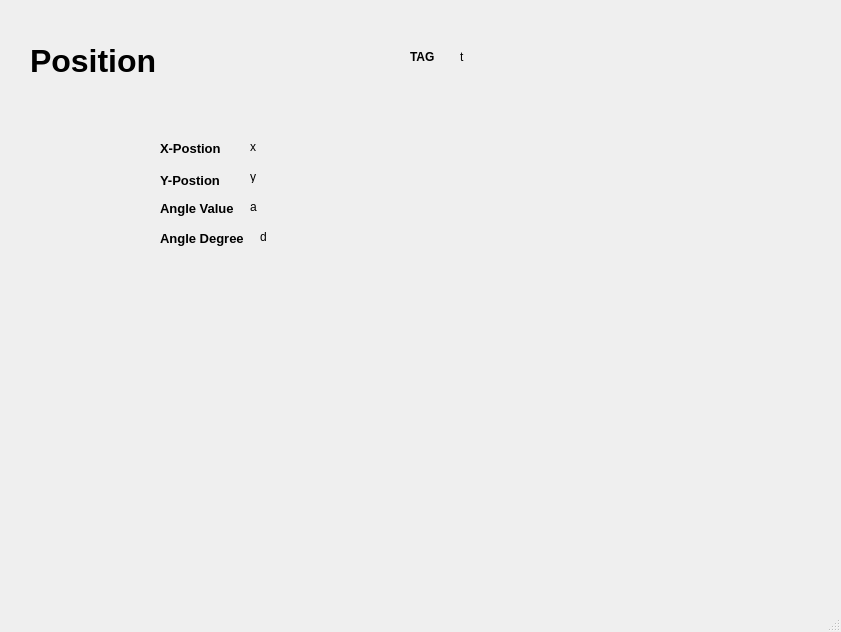
<?xml version="1.0" encoding="UTF-8"?>
<ui version="4.0">
 <class>MainWindow</class>
 <widget class="QMainWindow" name="MainWindow">
  <property name="geometry">
   <rect>
    <x>0</x>
    <y>0</y>
    <width>841</width>
    <height>632</height>
   </rect>
  </property>
  <property name="windowTitle">
   <string>MainWindow</string>
  </property>
  <widget class="QWidget" name="centralwidget">
   <widget class="QStackedWidget" name="stackedWidget">
    <property name="geometry">
     <rect>
      <x>0</x>
      <y>0</y>
      <width>831</width>
      <height>601</height>
     </rect>
    </property>
    <property name="currentIndex">
     <number>2</number>
    </property>
    <widget class="QWidget" name="page">
     <widget class="QLabel" name="label_3">
      <property name="geometry">
       <rect>
        <x>500</x>
        <y>250</y>
        <width>47</width>
        <height>13</height>
       </rect>
      </property>
      <property name="text">
       <string>PORT</string>
      </property>
      <property name="alignment">
       <set>Qt::AlignCenter</set>
      </property>
      <property name="wordWrap">
       <bool>false</bool>
      </property>
     </widget>
     <widget class="QLineEdit" name="lineEdit_2">
      <property name="geometry">
       <rect>
        <x>630</x>
        <y>240</y>
        <width>113</width>
        <height>20</height>
       </rect>
      </property>
     </widget>
     <widget class="QLineEdit" name="lineEdit">
      <property name="geometry">
       <rect>
        <x>630</x>
        <y>190</y>
        <width>113</width>
        <height>20</height>
       </rect>
      </property>
      <property name="text">
       <string/>
      </property>
     </widget>
     <widget class="QLabel" name="label_2">
      <property name="geometry">
       <rect>
        <x>50</x>
        <y>100</y>
        <width>361</width>
        <height>331</height>
       </rect>
      </property>
      <property name="text">
       <string/>
      </property>
      <property name="pixmap">
       <pixmap>C:/Users/aloks/OneDrive/Desktop/Capture.PNG</pixmap>
      </property>
      <property name="scaledContents">
       <bool>false</bool>
      </property>
      <property name="alignment">
       <set>Qt::AlignBottom|Qt::AlignHCenter</set>
      </property>
     </widget>
     <widget class="QLabel" name="label">
      <property name="geometry">
       <rect>
        <x>510</x>
        <y>190</y>
        <width>91</width>
        <height>21</height>
       </rect>
      </property>
      <property name="text">
       <string>IP ADDRESS</string>
      </property>
     </widget>
     <widget class="QPushButton" name="pushButton">
      <property name="geometry">
       <rect>
        <x>500</x>
        <y>330</y>
        <width>261</width>
        <height>51</height>
       </rect>
      </property>
      <property name="text">
       <string>CONNECT</string>
      </property>
     </widget>
    </widget>
    <widget class="QWidget" name="page_2">
     <widget class="QPushButton" name="pushButton_2">
      <property name="geometry">
       <rect>
        <x>40</x>
        <y>60</y>
        <width>71</width>
        <height>81</height>
       </rect>
      </property>
      <property name="text">
       <string>Position</string>
      </property>
     </widget>
     <widget class="QPushButton" name="pushButton_3">
      <property name="geometry">
       <rect>
        <x>40</x>
        <y>160</y>
        <width>71</width>
        <height>91</height>
       </rect>
      </property>
      <property name="text">
       <string>Image</string>
      </property>
     </widget>
     <widget class="QLabel" name="label_4">
      <property name="geometry">
       <rect>
        <x>-4</x>
        <y>-8</y>
        <width>871</width>
        <height>611</height>
       </rect>
      </property>
      <property name="text">
       <string/>
      </property>
      <property name="pixmap">
       <pixmap>C:/Users/aloks/OneDrive/Desktop/main.PNG</pixmap>
      </property>
      <property name="scaledContents">
       <bool>true</bool>
      </property>
     </widget>
     <zorder>label_4</zorder>
     <zorder>pushButton_2</zorder>
     <zorder>pushButton_3</zorder>
    </widget>
    <widget class="QWidget" name="page_3">
     <widget class="QLabel" name="label_5">
      <property name="geometry">
       <rect>
        <x>30</x>
        <y>40</y>
        <width>141</width>
        <height>41</height>
       </rect>
      </property>
      <property name="font">
       <font>
        <pointsize>24</pointsize>
        <weight>75</weight>
        <bold>true</bold>
       </font>
      </property>
      <property name="text">
       <string>Position</string>
      </property>
     </widget>
     <widget class="QLabel" name="label_7">
      <property name="geometry">
       <rect>
        <x>160</x>
        <y>140</y>
        <width>71</width>
        <height>16</height>
       </rect>
      </property>
      <property name="font">
       <font>
        <pointsize>10</pointsize>
        <weight>75</weight>
        <bold>true</bold>
       </font>
      </property>
      <property name="text">
       <string>X-Postion</string>
      </property>
     </widget>
     <widget class="QLabel" name="label_8">
      <property name="geometry">
       <rect>
        <x>250</x>
        <y>140</y>
        <width>47</width>
        <height>13</height>
       </rect>
      </property>
      <property name="text">
       <string>x</string>
      </property>
     </widget>
     <widget class="QLabel" name="label_9">
      <property name="geometry">
       <rect>
        <x>160</x>
        <y>170</y>
        <width>71</width>
        <height>20</height>
       </rect>
      </property>
      <property name="font">
       <font>
        <pointsize>10</pointsize>
        <weight>75</weight>
        <bold>true</bold>
       </font>
      </property>
      <property name="text">
       <string>Y-Postion</string>
      </property>
     </widget>
     <widget class="QLabel" name="label_10">
      <property name="geometry">
       <rect>
        <x>250</x>
        <y>170</y>
        <width>47</width>
        <height>13</height>
       </rect>
      </property>
      <property name="text">
       <string>y</string>
      </property>
     </widget>
     <widget class="QLabel" name="label_11">
      <property name="geometry">
       <rect>
        <x>410</x>
        <y>50</y>
        <width>47</width>
        <height>13</height>
       </rect>
      </property>
      <property name="font">
       <font>
        <weight>75</weight>
        <bold>true</bold>
       </font>
      </property>
      <property name="text">
       <string>TAG</string>
      </property>
     </widget>
     <widget class="QLabel" name="label_12">
      <property name="geometry">
       <rect>
        <x>460</x>
        <y>50</y>
        <width>47</width>
        <height>13</height>
       </rect>
      </property>
      <property name="text">
       <string>t</string>
      </property>
     </widget>
     <widget class="QLabel" name="label_13">
      <property name="geometry">
       <rect>
        <x>160</x>
        <y>200</y>
        <width>81</width>
        <height>16</height>
       </rect>
      </property>
      <property name="font">
       <font>
        <pointsize>10</pointsize>
        <weight>75</weight>
        <bold>true</bold>
       </font>
      </property>
      <property name="text">
       <string>Angle Value</string>
      </property>
     </widget>
     <widget class="QLabel" name="label_14">
      <property name="geometry">
       <rect>
        <x>250</x>
        <y>200</y>
        <width>47</width>
        <height>13</height>
       </rect>
      </property>
      <property name="text">
       <string>a</string>
      </property>
     </widget>
     <widget class="QLabel" name="label_15">
      <property name="geometry">
       <rect>
        <x>160</x>
        <y>230</y>
        <width>91</width>
        <height>16</height>
       </rect>
      </property>
      <property name="font">
       <font>
        <pointsize>10</pointsize>
        <weight>75</weight>
        <bold>true</bold>
       </font>
      </property>
      <property name="text">
       <string>Angle Degree</string>
      </property>
     </widget>
     <widget class="QLabel" name="label_16">
      <property name="geometry">
       <rect>
        <x>260</x>
        <y>230</y>
        <width>47</width>
        <height>13</height>
       </rect>
      </property>
      <property name="text">
       <string>d</string>
      </property>
     </widget>
    </widget>
    <widget class="QWidget" name="page_4">
     <widget class="QLabel" name="label_6">
      <property name="geometry">
       <rect>
        <x>40</x>
        <y>30</y>
        <width>47</width>
        <height>13</height>
       </rect>
      </property>
      <property name="text">
       <string>Image</string>
      </property>
     </widget>
    </widget>
   </widget>
  </widget>
  <widget class="QMenuBar" name="menubar">
   <property name="geometry">
    <rect>
     <x>0</x>
     <y>0</y>
     <width>841</width>
     <height>21</height>
    </rect>
   </property>
  </widget>
  <widget class="QStatusBar" name="statusbar"/>
 </widget>
 <resources/>
 <connections/>
</ui>
